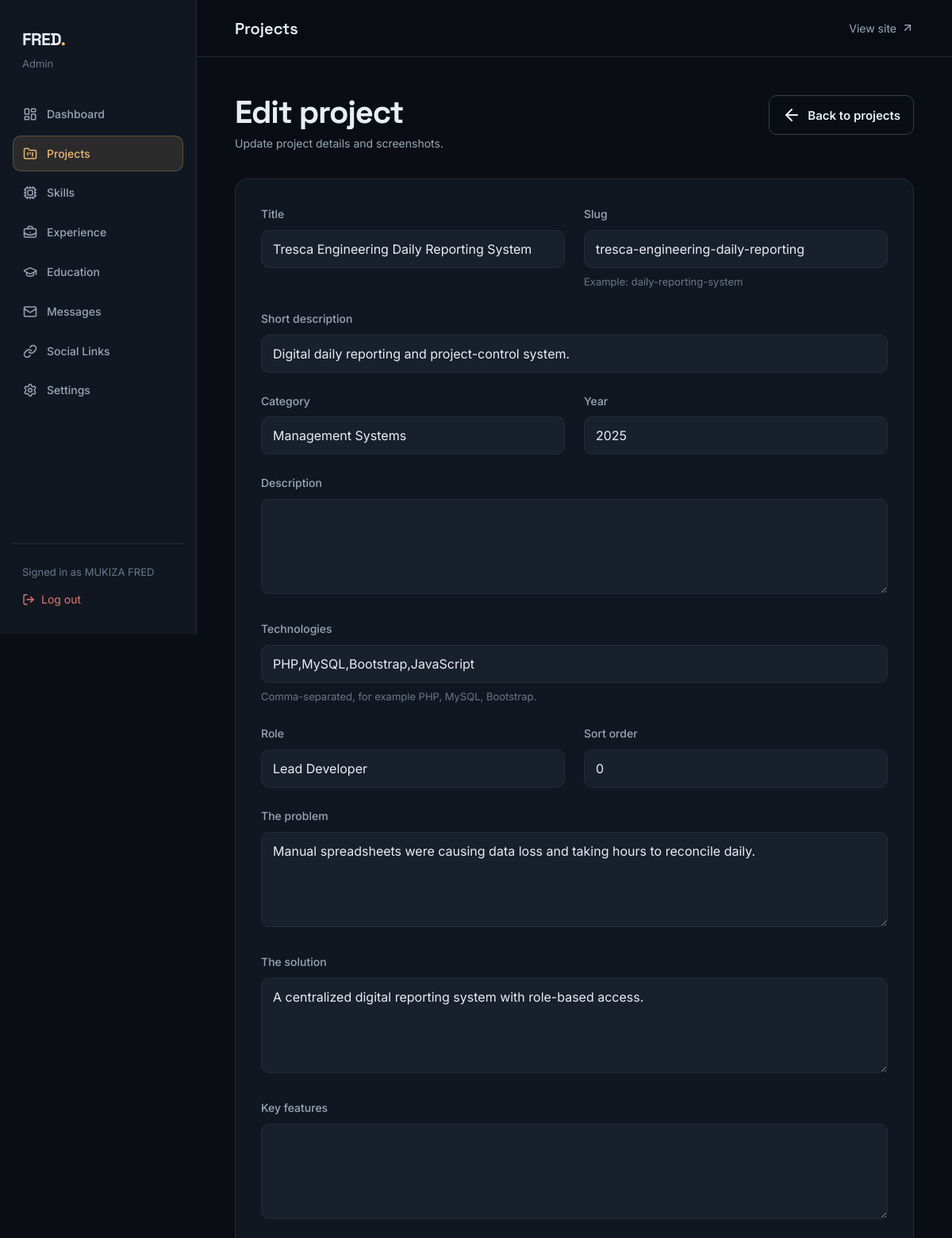
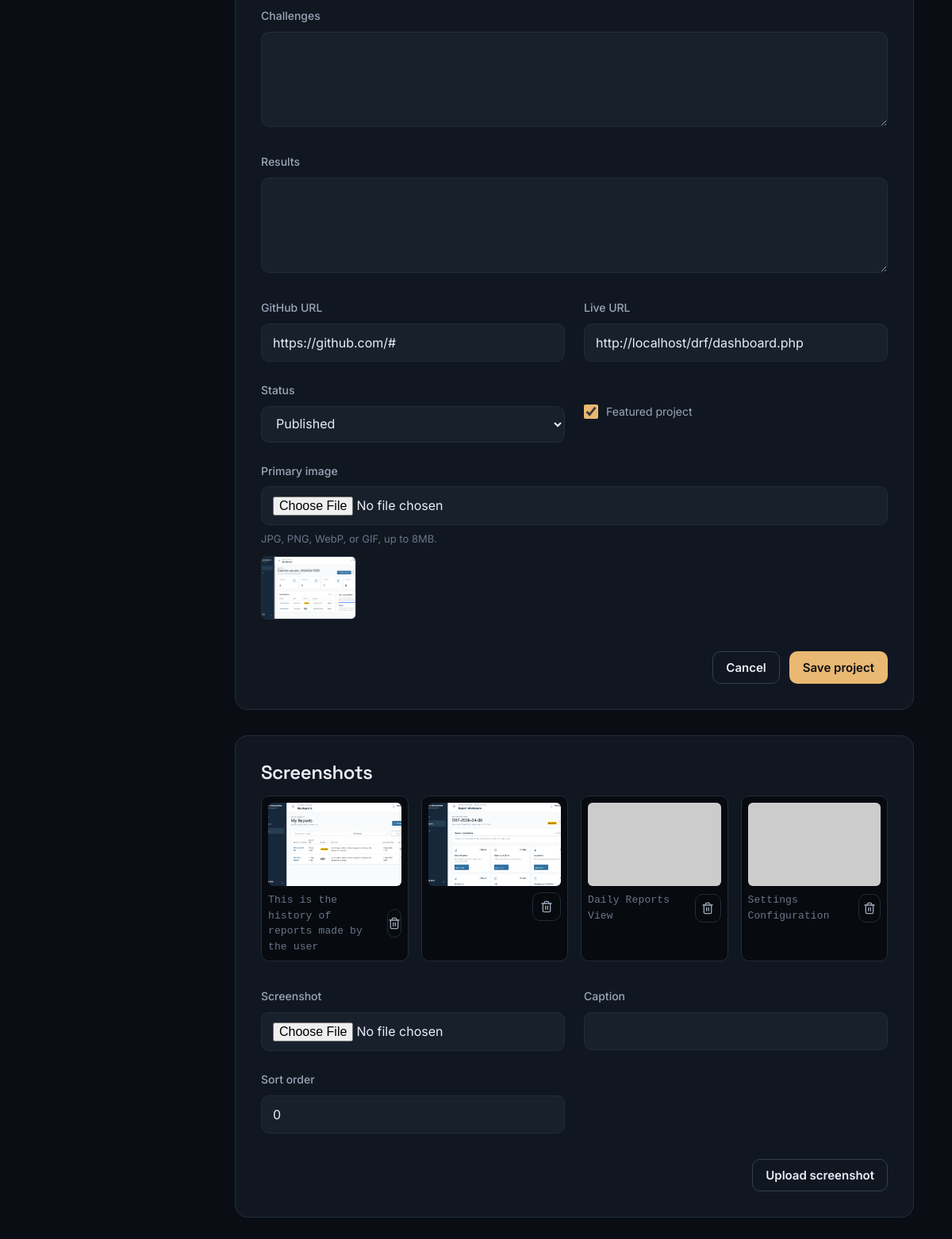
/admin/projects.php?action=edit&id=1 (signed in), run on the app's committed database (2 pictures, top to bottom).
### tables this page shows
CREATE TABLE `projects` (
  `id` int(11) NOT NULL,
  `title` varchar(150) NOT NULL,
  `slug` varchar(150) NOT NULL,
  `short_description` varchar(255) DEFAULT NULL,
  `description` text DEFAULT NULL,
  `category` varchar(100) DEFAULT NULL,
  `image` varchar(255) DEFAULT NULL,
  `github_url` varchar(255) DEFAULT NULL,
  `live_url` varchar(255) DEFAULT NULL,
  `featured` tinyint(1) DEFAULT 0,
  `status` enum('published','draft','archived') DEFAULT 'draft',
  `sort_order` int(11) DEFAULT 0,
  `created_at` timestamp NOT NULL DEFAULT current_timestamp(),
  `updated_at` timestamp NOT NULL DEFAULT current_timestamp() ON UPDATE current_timestamp(),
  `technologies` varchar(255) DEFAULT NULL,
  `role` varchar(100) DEFAULT NULL,
  `problem` text DEFAULT NULL,
  `solution` text DEFAULT NULL,
  `key_features` text DEFAULT NULL,
  `challenges` text DEFAULT NULL,
  `results` text DEFAULT NULL,
  `year` varchar(20) DEFAULT NULL
);

CREATE TABLE `project_images` (
  `id` int(11) NOT NULL,
  `project_id` int(11) NOT NULL,
  `image` varchar(255) NOT NULL,
  `caption` varchar(255) DEFAULT NULL,
  `sort_order` int(11) DEFAULT 0,
  `created_at` timestamp NOT NULL DEFAULT current_timestamp()
);

### admin/projects.php (the view, shortened to what this page needs)
<?php
require_once 'includes/header.php';
$action = $_GET['action'] ?? 'list';
$projectId = (int) ($_GET['id'] ?? 0);
$project = null;
$gallery = [];
if ($projectId) {
    $statement = $db->prepare('SELECT * FROM projects WHERE id = ?');
    $statement->execute([$projectId]);
    $project = $statement->fetch();
    if ($project) {
        $galleryStatement = $db->prepare('SELECT * FROM project_images WHERE project_id = ? ORDER BY sort_order ASC, id ASC');
        $galleryStatement->execute([$projectId]);
        $gallery = $galleryStatement->fetchAll();
    }
}
if ($action === 'list') {
    $projects = $db->query('SELECT id, title, slug, category, featured, status, image, updated_at FROM projects ORDER BY featured DESC, sort_order ASC, created_at DESC')->fetchAll();
    ?>
    <div class="admin-heading">
        <div>
            <h1>Projects</h1>
            <p>Manage the work shown on your portfolio.</p>
        </div><a href="projects.php?action=add" class="btn btn-primary"><i data-lucide="plus" aria-hidden="true"></i> Add
            project</a>
    </div>
    <section class="admin-card">
        <div class="admin-table-wrap">
            <table class="admin-table">
                <thead>
                    <tr>
                        <th>Project</th>
                        <th>Category</th>
                        <th>Status</th>
                        <th>Featured</th>
                        <th></th>
                    </tr>
                </thead>
                <tbody>
                    <?php foreach ($projects as $item): ?>
                        <tr>
                            <td>
                                <div class="admin-table__title"><?= admin_escape($item['title']) ?></div><span
                                    class="text-meta text-muted"><?= admin_escape($item['slug']) ?></span>
                            </td>
                            <td><?= admin_escape($item['category']) ?></td>
                            <td><span
                                    class="admin-badge admin-badge--<?= admin_escape($item['status']) ?>"><?= admin_escape($item['status']) ?></span>
                            </td>
                            <td><?= $item['featured'] ? '<span class="admin-badge admin-badge--draft">Yes</span>' : '<span class="text-muted">No</span>' ?>
                            </td>
                            <td>
                                <div class="admin-row-actions"><a class="admin-icon-button"
                                        href="projects.php?action=edit&id=<?= (int) $item['id'] ?>"
                                        aria-label="Edit <?= admin_escape($item['title']) ?>"><i data-lucide="pencil"
                                            aria-hidden="true"></i></a>
                                    <form method="post" onsubmit="return confirm('Delete this project and its screenshots?');">
                                        <?= admin_csrf_field() ?><input type="hidden" name="form_action" value="delete"><input
                                            type="hidden" name="id" value="<?= (int) $item['id'] ?>"><button
                                            class="admin-icon-button" type="submit"
                                            aria-label="Delete <?= admin_escape($item['title']) ?>"><i data-lucide="trash-2"
                                                aria-hidden="true"></i></button></form>
                                </div>
                            </td>
                        </tr><?php endforeach; ?>
                    <?php if (!$projects): ?>
                        <tr>
                            <td colspan="5" class="admin-empty">No projects yet. Add the first project to begin.</td>
                        </tr><?php endif; ?>
                </tbody>
            </table>
        </div>
    </section>
    <?php
} elseif ($action === 'edit' || $action === 'add') {
    $isEdit = $action === 'edit' && $project;
    ?>
    <div class="admin-heading">
        <div>
            <h1><?= $isEdit ? 'Edit project' : 'Add project' ?></h1>
            <p><?= $isEdit ? 'Update project details and screenshots.' : 'Add a project to your portfolio.' ?></p>
        </div><a href="projects.php" class="btn btn-secondary"><i data-lucide="arrow-left" aria-hidden="true"></i> Back to
            projects</a>
    </div>
    <form class="admin-card admin-form" method="post" enctype="multipart/form-data">
        <div class="admin-form__grid">
            <div><label class="form-label" for="title">Title</label><input class="form-control" id="title" name="title"
                    required value="<?= admin_escape($project['title']) ?>"></div>
            <div><label class="form-label" for="slug">Slug</label><input class="form-control" id="slug" name="slug" required
                    pattern="[a-z0-9]+(?:-[a-z0-9]+)*" value="<?= admin_escape($project['slug']) ?>"><small
                    class="form-help">Example: daily-reporting-system</small></div>
            <div class="admin-form__full"><label class="form-label" for="short_description">Short description</label><input
                    class="form-control" id="short_description" name="short_description" maxlength="255"
                    value="<?= admin_escape($project['short_description']) ?>"></div>
            <div><label class="form-label" for="category">Category</label><input class="form-control" id="category"
                    name="category" value="<?= admin_escape($project['category']) ?>"></div>
            <div><label class="form-label" for="year">Year</label><input class="form-control" id="year" name="year"
                    value="<?= admin_escape($project['year'] ?? '') ?>"></div>
            <div class="admin-form__full"><label class="form-label" for="description">Description</label><textarea
                    class="form-control" id="description"
                    name="description"><?= admin_escape($project['description']) ?></textarea></div>
            <div class="admin-form__full"><label class="form-label" for="technologies">Technologies</label><input
                    class="form-control" id="technologies" name="technologies"
                    value="<?= admin_escape($project['technologies'] ?? '') ?>"><small class="form-help">Comma-separated,
                    for example PHP, MySQL, Bootstrap.</small></div>
            <div><label class="form-label" for="role">Role</label><input class="form-control" id="role" name="role"
                    value="<?= admin_escape($project['role'] ?? '') ?>"></div>
            <div><label class="form-label" for="sort_order">Sort order</label><input class="form-control" id="sort_order"
                    name="sort_order" type="number" value="<?= (int) $project['sort_order'] ?>"></div>
            <?php foreach (['problem' => 'The problem', 'solution' => 'The solution', 'key_features' => 'Key features', 'challenges' => 'Challenges', 'results' => 'Results'] as $field => $label): ?>
                <div class="admin-form__full"><label class="form-label" for="<?= $field ?>"><?= $label ?></label><textarea
                        class="form-control" id="<?= $field ?>"
                        name="<?= $field ?>"><?= admin_escape($project[$field] ?? '') ?></textarea></div><?php endforeach; ?>
            <div><label class="form-label" for="github_url">GitHub URL</label><input class="form-control" id="github_url"
                    name="github_url" type="url" value="<?= admin_escape($project['github_url']) ?>"></div>
            <div><label class="form-label" for="live_url">Live URL</label><input class="form-control" id="live_url"
                    name="live_url" type="url" value="<?= admin_escape($project['live_url']) ?>"></div>
            <div><label class="form-label" for="status">Status</label><select class="form-select" id="status" name="status">
                    <option value="published" <?= $project['status'] === 'published' ? 'selected' : '' ?>>Published</option>
                </select></div>
            <label class="form-check"><input type="checkbox" name="featured" value="1" <?= !empty($project['featured']) ? 'checked' : '' ?>> Featured project</label>
            <div class="admin-form__full"><label class="form-label" for="image">Primary image</label><input
                    class="form-control" id="image" name="image" type="file"
                    accept="image/jpeg,image/png,image/webp,image/gif"><small class="form-help">JPG, PNG, WebP, or GIF, up
                    to 8MB.</small><?php if (!empty($project['image'])): ?><img class="admin-thumb"
                        style="margin-top:10px;width:120px;height:80px" src="../<?= admin_escape($project['image']) ?>"
                        alt="Current project image"><?php endif; ?></div>
        </div>
        <div class="admin-form__actions"><a href="projects.php" class="btn btn-secondary">Cancel</a><button
                class="btn btn-primary" type="submit">Save project</button></div>
    </form>
    <?php if ($isEdit): ?>
        <section class="admin-card" style="margin-top: var(--space-6)">
            <div class="admin-card__header">
                <h2>Screenshots</h2>
            </div>
            <div class="admin-upload-list"><?php foreach ($gallery as $image): ?>
                    <div class="admin-upload-item"><img src="../<?= admin_escape($image['image']) ?>"
                            alt="<?= admin_escape($image['caption']) ?>">
                        <form method="post" onsubmit="return confirm('Remove this screenshot?');"><?= admin_csrf_field() ?><input
                                value="<?= $projectId ?>"><span
                                class="text-meta text-muted"><?= admin_escape($image['caption']) ?></span><button
                                class="admin-icon-button" type="submit" aria-label="Delete screenshot"><i data-lucide="trash-2"
                                    aria-hidden="true"></i></button></form>
                    </div><?php endforeach; ?><?php if (!$gallery): ?>
                    <p class="admin-empty">No screenshots uploaded.</p><?php endif; ?>
            </div>
            <form class="admin-form" style="margin-top: var(--space-6)" method="post" enctype="multipart/form-data">
                <div class="admin-form__grid">
                    <div><label class="form-label" for="screenshot">Screenshot</label><input class="form-control"
                            id="screenshot" name="screenshot" type="file" accept="image/jpeg,image/png,image/webp,image/gif"
                            required></div>
                    <div><label class="form-label" for="caption">Caption</label><input class="form-control" id="caption"
                            name="caption"></div>
                    <div><label class="form-label" for="image_sort_order">Sort order</label><input class="form-control"
                            id="image_sort_order" name="sort_order" type="number" value="0"></div>
                </div>
                <div class="admin-form__actions"><button class="btn btn-secondary" type="submit">Upload screenshot</button>
                </div>
            </form>
        </section>
    <?php endif; ?>
<?php
}
require_once 'includes/footer.php';

### assets/css/style.css (style rules this page uses)
:root { --bg-base: #0A0E14; --bg-surface: #111721; --bg-elevated: #18202C; --bg-inset: #070A0F; --text-primary: #E9EEF5; --text-secondary: #9AA7B8; --text-muted: #697689; --text-on-accent: #0A0E14; --accent: #E9B872; --accent-hover: #F2C98C; --accent-deep: #C2924E; --accent-glow: rgba(233, 184, 114, 0.12); --support: #5E9C8F; --support-bg: rgba(94, 156, 143, 0.12); --danger: #E07A70; --danger-bg: rgba(224, 122, 112, 0.12); --line: #222C3A; --line-strong: #33404F; --line-hairline: rgba(255, 255, 255, 0.06); --glass-bg: rgba(17, 23, 33, 0.72); --glass-blur: blur(16px) saturate(140%); --glass-border: 1px solid rgba(255, 255, 255, 0.08); --gradient-hero: radial-gradient(ellipse 80% 60% at 70% 20%, rgba(233, 184, 114, 0.08) 0%, transparent 60%); --gradient-featured-edge: linear-gradient(90deg, transparent, var(--accent) 35%, var(--accent) 65%, transparent); --font-heading: 'Space Grotesk', sans-serif; --font-body: 'Inter', sans-serif; --font-mono: 'JetBrains Mono', monospace; --type-display: clamp(2.75rem, 7vw, 4.75rem); --type-h1: clamp(2.25rem, 5vw, 3.5rem); --type-h2: clamp(1.875rem, 3.5vw, 2.5rem); --type-h3: clamp(1.375rem, 2vw, 1.625rem); --type-h4: 1.25rem; --type-lead: clamp(1.0625rem, 1.5vw, 1.25rem); --type-body: 1rem; --type-small: 0.875rem; --type-meta: 0.8125rem; --type-nav: 0.9375rem; --type-button: 0.9375rem; --space-1: 4px; --space-2: 8px; --space-3: 12px; --space-4: 16px; --space-5: 24px; --space-6: 32px; --space-8: 48px; --space-10: 64px; --space-12: 96px; --space-16: 128px; --space-20: 160px; --container-default: 1200px; --container-wide: 1320px; --container-narrow: 760px; --page-padding: 64px; --radius-sm: 6px; --radius-md: 10px; --radius-lg: 16px; --radius-xl: 24px; --radius-full: 999px; --shadow-sm: 0 1px 2px rgba(0, 0, 0, 0.4); --shadow-md: 0 4px 16px rgba(0, 0, 0, 0.35); --shadow-lg: 0 12px 40px rgba(0, 0, 0, 0.45); --shadow-accent: 0 8px 32px rgba(233, 184, 114, 0.12); --ease-out: cubic-bezier(0.22, 1, 0.36, 1); --ease-in-out: cubic-bezier(0.4, 0, 0.2, 1); --ease-spring: cubic-bezier(0.34, 1.4, 0.64, 1); --dur-fast: 160ms; --dur-base: 240ms; --dur-slow: 400ms; --dur-hero: 600ms; }
*, *::before, *::after { box-sizing: border-box; margin: 0; padding: 0; }
html { font-size: 16px; scroll-behavior: smooth; }
body { font-family: var(--font-body); background-color: var(--bg-base); color: var(--text-primary); line-height: 1.7; overflow-x: hidden; -webkit-font-smoothing: antialiased; }
a { color: var(--text-secondary); text-decoration: none; transition: color var(--dur-fast) var(--ease-out); }
h1, h2, h3, h4, .display { font-family: var(--font-heading); color: var(--text-primary); font-weight: 700; text-align: left; }
h1 { font-size: var(--type-h1); line-height: 1.08; letter-spacing: -0.03em; }
h2 { font-size: var(--type-h2); line-height: 1.15; letter-spacing: -0.02em; font-weight: 600; }
p { font-size: var(--type-body); font-weight: 400; max-width: 65ch; }
.text-meta { font-family: var(--font-mono); font-size: var(--type-meta); line-height: 1.5; letter-spacing: 0.01em; }
.text-muted { color: var(--text-muted); }
.btn { display: inline-flex; align-items: center; justify-content: center; gap: var(--space-2); padding: var(--space-3) var(--space-4); font-family: var(--font-body); font-size: var(--type-button); font-weight: 600; border-radius: var(--radius-md); border: 1px solid transparent; cursor: pointer; transition: all var(--dur-fast) var(--ease-out); line-height: 1; }
.btn-primary { background-color: var(--accent); color: var(--text-on-accent); }
.btn-secondary { background-color: transparent; border-color: var(--line-strong); color: var(--text-primary); }
.form-label { font-size: var(--type-small); font-weight: 500; margin-bottom: var(--space-2); color: var(--text-primary); }
.form-control { background: var(--bg-inset); border: 1px solid var(--line); border-radius: var(--radius-md); padding: 12px 16px; color: var(--text-primary); font-family: var(--font-body); font-size: var(--type-body); transition: border-color var(--dur-fast), box-shadow var(--dur-fast); }
.form-control::placeholder { color: var(--text-muted); }
:root { --support-bg: rgba(46, 204, 113, 0.1); --danger-bg: rgba(231, 76, 60, 0.1); }

### data on the page
projects: title "Tresca Engineering Daily Reporting System", slug "tresca-engineering-daily-reporting", short_description "Digital daily reporting and project-control system.", category "Management Systems", year "2025", technologies "PHP,MySQL,Bootstrap,JavaScript", role "Lead Developer", sort_order "0", problem "Manual spreadsheets were causing data loss and taking hours to reconcile daily.", solution "A centralized digital reporting system with role-based access.", github_url "https://github.com/#", live_url "http://localhost/drf/dashboard.php", status "Published", featured "☑", image (picture)
project_images: image (picture), caption "This is the history of reports made by the user"
project_images: image (picture)
project_images: caption "Daily Reports View"
project_images: caption "Settings Configuration"

### other printed values
admin_escape($item['label']) "Dashboard"
admin_escape($item['label']) "Projects"
admin_escape($item['label']) "Skills"
admin_escape($item['label']) "Experience"
admin_escape($item['label']) "Education"
admin_escape($item['label']) "Messages"
admin_escape($item['label']) "Social Links"
admin_escape($item['label']) "Settings"
admin_escape($_SESSION['admin_name'] ?? 'Administrator') "MUKIZA FRED"
admin_escape($pageTitle ?? 'Admin') "Projects"
$label "The problem"
$label "The solution"
$label "Key features"
$label "Challenges"
$label "Results"
